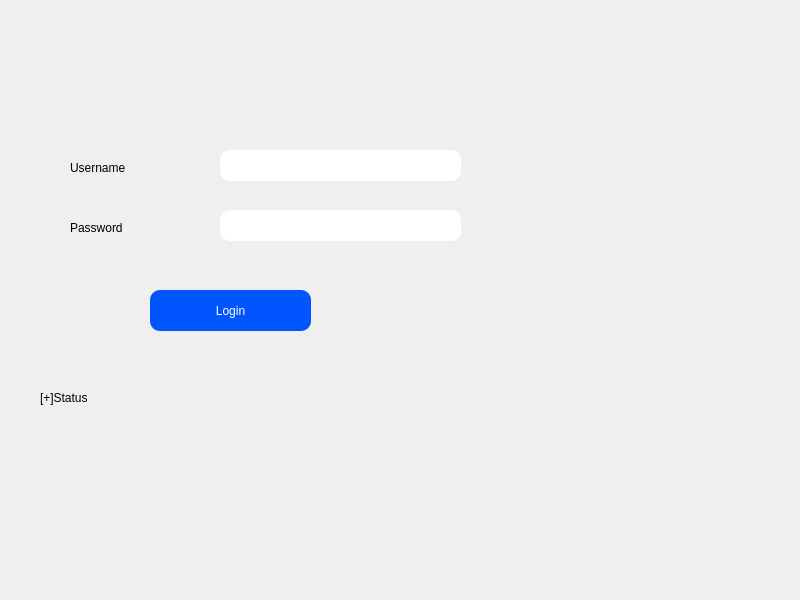
<?xml version="1.0" encoding="UTF-8"?>
<ui version="4.0">
 <class>Login</class>
 <widget class="QDialog" name="Login">
  <property name="geometry">
   <rect>
    <x>0</x>
    <y>0</y>
    <width>800</width>
    <height>600</height>
   </rect>
  </property>
  <property name="windowTitle">
   <string>Login</string>
  </property>
  <widget class="QLabel" name="label">
   <property name="geometry">
    <rect>
     <x>0</x>
     <y>0</y>
     <width>800</width>
     <height>600</height>
    </rect>
   </property>
   <property name="styleSheet">
    <string notr="true">border-image: url(:/img/Green and Orange Modern Grocery Store Banner Landscape (1).png);</string>
   </property>
   <property name="text">
    <string/>
   </property>
  </widget>
  <widget class="QLabel" name="label_2">
   <property name="geometry">
    <rect>
     <x>40</x>
     <y>390</y>
     <width>651</width>
     <height>16</height>
    </rect>
   </property>
   <property name="styleSheet">
    <string notr="true">color: rgb(0, 0, 0);
background-color: transparent;</string>
   </property>
   <property name="text">
    <string>[+]Status</string>
   </property>
  </widget>
  <widget class="QPushButton" name="login">
   <property name="geometry">
    <rect>
     <x>150</x>
     <y>290</y>
     <width>161</width>
     <height>41</height>
    </rect>
   </property>
   <property name="styleSheet">
    <string notr="true">QPushButton {
	color: white;
	border-radius: 10px;
	background: rgb(0, 85, 255);
}

QPushButton:hover {
	background: rgba(0, 85, 255, 220);
}

QPushButton:pressed {
	background: rgba(0, 85, 255, 200);
}</string>
   </property>
   <property name="text">
    <string>Login</string>
   </property>
  </widget>
  <widget class="QLineEdit" name="password">
   <property name="geometry">
    <rect>
     <x>220</x>
     <y>210</y>
     <width>241</width>
     <height>31</height>
    </rect>
   </property>
   <property name="styleSheet">
    <string notr="true">border-radius: 10px;
background-color: rgb(255, 255, 255);
color: rgb(0, 0, 0);</string>
   </property>
  </widget>
  <widget class="QLabel" name="label_3">
   <property name="geometry">
    <rect>
     <x>70</x>
     <y>160</y>
     <width>71</width>
     <height>16</height>
    </rect>
   </property>
   <property name="styleSheet">
    <string notr="true">color: rgb(0, 0, 0);
background-color: transparent;</string>
   </property>
   <property name="text">
    <string>Username</string>
   </property>
  </widget>
  <widget class="QLabel" name="label_4">
   <property name="geometry">
    <rect>
     <x>70</x>
     <y>220</y>
     <width>71</width>
     <height>16</height>
    </rect>
   </property>
   <property name="styleSheet">
    <string notr="true">color: rgb(0, 0, 0);
background-color: transparent;</string>
   </property>
   <property name="text">
    <string>Password</string>
   </property>
  </widget>
  <widget class="QLineEdit" name="username">
   <property name="geometry">
    <rect>
     <x>220</x>
     <y>150</y>
     <width>241</width>
     <height>31</height>
    </rect>
   </property>
   <property name="styleSheet">
    <string notr="true">border-radius: 10px;
background-color: rgb(255, 255, 255);
color: rgb(0, 0, 0);</string>
   </property>
  </widget>
 </widget>
 <resources/>
 <connections/>
</ui>
